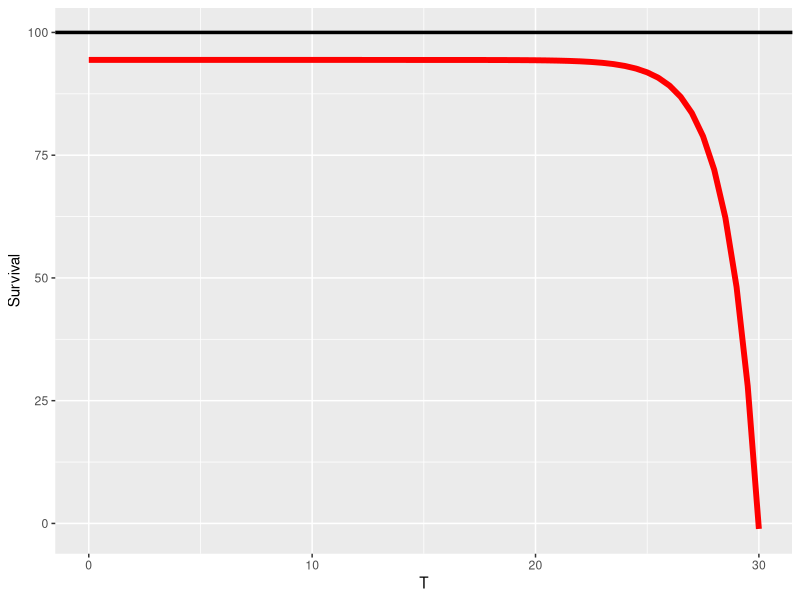

Here is the R script that generated this plot:
library(ggplot2)

survival = function(T) {
  94.4 - 3.32e-8*exp(0.726*T)
}

x=seq(0,30,0.5)
M = data.frame(T=x, Survival=survival(x))

ggplot(M, aes(x=T, y=Survival)) +
  geom_line(colour="red", size=2) +
  geom_hline(yintercept=100, size=1.2)
